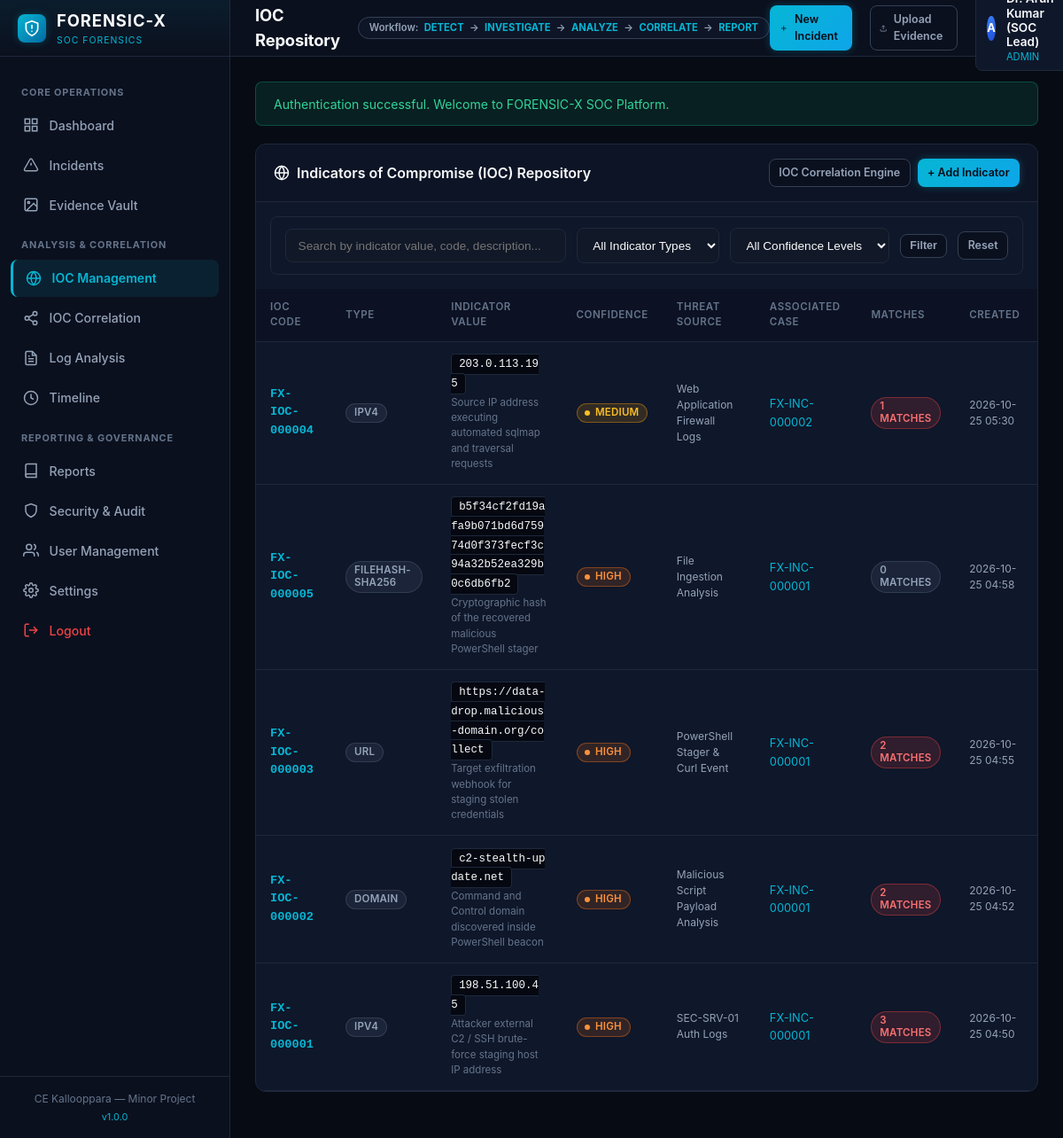
The app's page /ioc (signed in) with its own data.
### tables this page shows
CREATE TABLE iocs (
    id INT AUTO_INCREMENT PRIMARY KEY,
    ioc_code VARCHAR(20) NOT NULL UNIQUE,
    indicator_type ENUM('IPv4', 'IPv6', 'Domain', 'URL', 'FileHash-SHA256', 'FileHash-MD5') NOT NULL,
    value VARCHAR(500) NOT NULL,
    description TEXT NULL,
    confidence ENUM('Low', 'Medium', 'High') NOT NULL DEFAULT 'Medium',
    threat_source VARCHAR(150) NULL,
    first_seen DATETIME NULL,
    last_seen DATETIME NULL,
    incident_id INT NULL,
    created_by INT NOT NULL,
    created_at DATETIME NOT NULL DEFAULT CURRENT_TIMESTAMP,
    updated_at DATETIME NOT NULL DEFAULT CURRENT_TIMESTAMP ON UPDATE CURRENT_TIMESTAMP,
    INDEX idx_ioc_type (indicator_type),
    INDEX idx_ioc_value (value(191)),
    INDEX idx_ioc_incident (incident_id),
    CONSTRAINT fk_ioc_incident FOREIGN KEY (incident_id) REFERENCES incidents (id) ON DELETE SET NULL,
    CONSTRAINT fk_ioc_creator FOREIGN KEY (created_by) REFERENCES users (id)
);

CREATE TABLE incidents (
    id INT AUTO_INCREMENT PRIMARY KEY,
    incident_code VARCHAR(20) NOT NULL UNIQUE,
    title VARCHAR(200) NOT NULL,
    description TEXT NOT NULL,
    category VARCHAR(60) NOT NULL,
    severity ENUM('Low', 'Medium', 'High', 'Critical') NOT NULL DEFAULT 'Medium',
    status ENUM('Open', 'Investigating', 'Contained', 'Resolved', 'Closed') NOT NULL DEFAULT 'Open',
    assigned_to INT NULL,
    detected_at DATETIME NOT NULL,
    source VARCHAR(100) NOT NULL,
    affected_system VARCHAR(150) NOT NULL,
    tags VARCHAR(255) NULL,
    findings_notes TEXT NULL,
    created_by INT NOT NULL,
    created_at DATETIME NOT NULL DEFAULT CURRENT_TIMESTAMP,
    updated_at DATETIME NOT NULL DEFAULT CURRENT_TIMESTAMP ON UPDATE CURRENT_TIMESTAMP,
    INDEX idx_inc_severity (severity),
    INDEX idx_inc_status (status),
    INDEX idx_inc_assigned (assigned_to),
    INDEX idx_inc_detected (detected_at),
    CONSTRAINT fk_inc_assigned FOREIGN KEY (assigned_to) REFERENCES users (id) ON DELETE SET NULL,
    CONSTRAINT fk_inc_creator FOREIGN KEY (created_by) REFERENCES users (id)
);

### src/Auth.php (called while the page is built, shortened)
<?php
class Auth {
    public static function check(): bool {
        return isset($_SESSION['user_id']);
    }
    public static function role(): ?string {
        return $_SESSION['user_data']['role'] ?? null;
    }
    public static function can(string $action): bool {
        $role = self::role();
        if ($role === ROLE_ADMIN) {
            return true;
        }
    }
}

### src/Helpers/Security.php (called while the page is built, shortened)
<?php
class Security {
    public static function e(?string $value): string {
        return htmlspecialchars($value, ENT_QUOTES | ENT_SUBSTITUTE | ENT_HTML5, 'UTF-8');
    }
}

### src/Models/IOC.php (called while the page is built, shortened)
<?php
class IOC {
    public static function getAll(array $filters = [], int $limit = 50, int $offset = 0): array {
        $db = Database::getConnection();
        $sql = "
            SELECT i.*,
                   inc.incident_code,
                   inc.title AS incident_title,
                   u.username AS creator_username,
                   (SELECT COUNT(*) FROM correlation_matches WHERE ioc_id = i.id) AS match_count
            FROM iocs i
            LEFT JOIN incidents inc ON i.incident_id = inc.id
            LEFT JOIN users u ON i.created_by = u.id
            WHERE 1=1
        ";
        $params = [];
        $sql .= " ORDER BY i.created_at DESC LIMIT :limit OFFSET :offset";
        $stmt = $db->prepare($sql);
        $stmt->bindValue(':limit', $limit, PDO::PARAM_INT);
        $stmt->bindValue(':offset', $offset, PDO::PARAM_INT);
        $stmt->execute();
        return $stmt->fetchAll();
    }
}

### views/ioc/index.php (the view, shortened to what this page needs)
<div class="card">
    <div class="card-header">
        <div class="card-title">
            <svg width="18" height="18" viewBox="0 0 24 24" fill="none" stroke="currentColor" stroke-width="2"><circle cx="12" cy="12" r="10"/><line x1="2" y1="12" x2="22" y2="12"/><path d="M12 2a15.3 15.3 0 0 1 4 10 15.3 15.3 0 0 1-4 10 15.3 15.3 0 0 1-4-10 15.3 15.3 0 0 1 4-10z"/></svg>
            Indicators of Compromise (IOC) Repository
        </div>
        <div style="display: flex; gap: 0.5rem;">
            <a href="/ioc/correlate" class="btn btn-secondary btn-sm">
                IOC Correlation Engine
            </a>
            <?php if (Auth::can('manage_iocs')): ?>
            <a href="/ioc/create" class="btn btn-primary btn-sm">
                + Add Indicator
            </a>
            <?php endif; ?>
        </div>
    </div>
    <form method="GET" action="/ioc" class="filter-bar" style="margin: 1rem; border-radius: var(--radius-md);">
        <div style="flex: 1; min-width: 200px;">
            <input type="text" name="search" class="form-control" placeholder="Search by indicator value, code, description..." value="<?= Security::e($filters['search'] ?? '') ?>">
        </div>
        <div>
            <select name="type" class="form-control">
                <option value="">All Indicator Types</option>
            </select>
        </div>
        <div>
            <select name="confidence" class="form-control">
                <option value="">All Confidence Levels</option>
            </select>
        </div>
        <button type="submit" class="btn btn-secondary btn-sm">Filter</button>
        <a href="/ioc" class="btn btn-secondary btn-sm">Reset</a>
    </form>
    <div class="table-responsive">
        <table class="data-table">
            <thead>
                <tr>
                    <th>IOC Code</th>
                    <th>Type</th>
                    <th>Indicator Value</th>
                    <th>Confidence</th>
                    <th>Threat Source</th>
                    <th>Associated Case</th>
                    <th>Matches</th>
                    <th>Created</th>
                </tr>
            </thead>
            <tbody>
                <?php if (empty($iocs)): ?>
                <tr>
                    <td colspan="8" style="text-align: center; padding: 2rem; color: var(--text-muted);">
                        No indicators recorded in the local repository.
                    </td>
                </tr>
                <?php else: ?>
                    <?php foreach ($iocs as $ioc): ?>
                    <tr>
                        <td style="font-family: monospace; color: var(--cyan-primary); font-weight: 700;">
                            <?= Security::e($ioc['ioc_code']) ?>
                        </td>
                        <td><span class="badge badge-neutral"><?= Security::e($ioc['indicator_type']) ?></span></td>
                        <td>
                            <span class="code-block" style="color: #F8FAFC;"><?= Security::e($ioc['value']) ?></span>
                            <?php if (!empty($ioc['description'])): ?>
                            <div style="font-size: 0.72rem; color: var(--text-muted); margin-top: 0.2rem;"><?= Security::e($ioc['description']) ?></div>
                            <?php endif; ?>
                        </td>
                        <td><?= View::severityBadge($ioc['confidence']) ?></td>
                        <td style="font-size: 0.75rem; color: var(--text-secondary);"><?= Security::e($ioc['threat_source'] ?: 'Manual Triage') ?></td>
                        <td>
                            <?php if ($ioc['incident_id']): ?>
                            <a href="/incidents/view?id=<?= (int)$ioc['incident_id'] ?>" style="color: var(--cyan-primary); text-decoration: none; font-size: 0.8rem;">
                                <?= Security::e($ioc['incident_code']) ?>
                            </a>
                            <?php else: ?>
                            <span style="color: var(--text-muted); font-size: 0.8rem;">Global</span>
                            <?php endif; ?>
                        </td>
                        <td>
                            <span class="badge <?= (int)$ioc['match_count'] > 0 ? 'badge-critical' : 'badge-neutral' ?>">
                                <?= (int)$ioc['match_count'] ?> Matches
                            </span>
                        </td>
                        <td style="font-size: 0.75rem;"><?= date('Y-m-d H:i', strtotime($ioc['created_at'])) ?></td>
                    </tr>
                    <?php endforeach; ?>
                <?php endif; ?>
            </tbody>
        </table>
    </div>
</div>

### src/Helpers/View.php (shortened to what this page needs)
<?php
class View {
    public static function render(string $viewPath, array $data = [], string $layout = 'main'): void {
        extract($data);
        $fullViewFile = BASE_PATH . '/views/' . ltrim($viewPath, '/') . '.php';
        require $fullViewFile;
        $content = ob_get_clean();
        $layoutFile = BASE_PATH . '/views/layouts/' . $layout . '.php';
        if (file_exists($layoutFile)) {
            require $layoutFile;
        } else {
            echo $content;
        }
    }
    public static function severityBadge(string $severity): string {
        $colors = [
            'Critical' => 'badge-critical',
            'High'     => 'badge-high',
            'Medium'   => 'badge-medium',
            'Low'      => 'badge-low',
        ];
        $class = $colors[$severity] ?? 'badge-medium';
        return '<span class="badge ' . $class . '"><i class="dot"></i>' . htmlspecialchars($severity) . '</span>';
    }
}

### public/assets/css/style.css (style rules this page uses)
:root { --bg-base: #070B14; --bg-surface: #0B101E; --bg-card: #0F172A; --bg-card-hover: #162038; --bg-input: #111827; --border-color: #1E293B; --border-highlight: #334155; --text-primary: #F8FAFC; --text-secondary: #94A3B8; --text-muted: #64748B; --cyan-primary: #06B6D4; --cyan-glow: rgba(6, 182, 212, 0.25); --blue-accent: #0EA5E9; --blue-dark: #0369A1; --status-critical: #EF4444; --status-high: #F97316; --status-medium: #F59E0B; --status-low: #3B82F6; --status-success: #10B981; --sidebar-width: 260px; --header-height: 64px; --radius-sm: 4px; --radius-md: 8px; --radius-lg: 12px; --transition-fast: 0.15s ease-in-out; }
* { box-sizing: border-box; margin: 0; padding: 0; }
body { font-family: -apple-system, BlinkMacSystemFont, "Segoe UI", Roboto, "Helvetica Neue", Arial, sans-serif; background-color: var(--bg-base); color: var(--text-primary); line-height: 1.5; min-height: 100vh; display: flex; font-size: 14px; }
.card { background-color: var(--bg-card); border: 1px solid var(--border-color); border-radius: var(--radius-lg); margin-bottom: 1.5rem; overflow: hidden; }
.card-header { padding: 1rem 1.25rem; border-bottom: 1px solid var(--border-color); display: flex; align-items: center; justify-content: space-between; background-color: rgba(11, 16, 30, 0.4); }
.card-title { font-size: 1rem; font-weight: 600; display: flex; align-items: center; gap: 0.5rem; }
.btn { display: inline-flex; align-items: center; justify-content: center; gap: 0.45rem; padding: 0.55rem 1rem; font-size: 0.85rem; font-weight: 600; border-radius: var(--radius-md); cursor: pointer; text-decoration: none; border: 1px solid transparent; transition: all var(--transition-fast); }
.btn-primary { background: linear-gradient(135deg, var(--cyan-primary) 0%, var(--blue-accent) 100%); color: #070B14; box-shadow: 0 0 10px rgba(6, 182, 212, 0.3); }
.btn-secondary { background-color: var(--bg-surface); color: var(--text-secondary); border-color: var(--border-highlight); }
.btn-sm { padding: 0.35rem 0.65rem; font-size: 0.78rem; }
.table-responsive { width: 100%; overflow-x: auto; }
.data-table { width: 100%; border-collapse: collapse; font-size: 0.85rem; text-align: left; }
.data-table th { padding: 0.75rem 1rem; background-color: rgba(11, 16, 30, 0.6); color: var(--text-muted); font-weight: 600; text-transform: uppercase; font-size: 0.72rem; letter-spacing: 0.05em; border-bottom: 1px solid var(--border-color); }
.data-table td { padding: 0.85rem 1rem; border-bottom: 1px solid var(--border-color); color: var(--text-secondary); vertical-align: middle; }
.badge { display: inline-flex; align-items: center; gap: 0.35rem; padding: 0.2rem 0.55rem; border-radius: 9999px; font-size: 0.72rem; font-weight: 600; line-height: 1.2; text-transform: uppercase; letter-spacing: 0.02em; }
.badge-critical { background: rgba(239, 68, 68, 0.15); color: #F87171; border: 1px solid rgba(239, 68, 68, 0.4); }
.badge-high { background: rgba(249, 115, 22, 0.15); color: #FB923C; border: 1px solid rgba(249, 115, 22, 0.4); }
.badge-medium { background: rgba(245, 158, 11, 0.15); color: #FBBF24; border: 1px solid rgba(245, 158, 11, 0.4); }
.badge-closed, .badge-neutral { background: rgba(100, 116, 139, 0.15); color: #94A3B8; border: 1px solid rgba(100, 116, 139, 0.3); }
.dot { width: 6px; height: 6px; border-radius: 50%; background-color: currentColor; }
.form-control { width: 100%; padding: 0.65rem 0.85rem; background-color: var(--bg-input); border: 1px solid var(--border-color); border-radius: var(--radius-md); color: var(--text-primary); font-size: 0.85rem; transition: border-color var(--transition-fast); }
.filter-bar { display: flex; flex-wrap: wrap; align-items: center; gap: 0.75rem; margin-bottom: 1.25rem; background-color: var(--bg-card); padding: 0.75rem 1rem; border: 1px solid var(--border-color); border-radius: var(--radius-lg); }
.code-block { background-color: #050811; border: 1px solid var(--border-color); border-radius: var(--radius-sm); padding: 0.25rem 0.5rem; font-family: ui-monospace, SFMono-Regular, Menlo, Monaco, Consolas, monospace; font-size: 0.78rem; color: #38BDF8; word-break: break-all; }

### records on screen
iocs: ioc_code "FX-IOC-000004", indicator_type "IPV4", value "203.0.113.195", description "Source IP address executing automated sqlmap and traversal requests", confidence "MEDIUM", threat_source "Web Application Firewall Logs", incident.incident_code "FX-INC-000002", match_count "1", created_at "2026-10-25 05:30"
iocs: ioc_code "FX-IOC-000005", indicator_type "FILEHASH-SHA256", value "b5f34cf2fd19afa9b071bd6d75974d0f373fecf3c94a32b52ea329b0c6db6fb2", description "Cryptographic hash of the recovered malicious PowerShell stager", confidence "HIGH", threat_source "File Ingestion Analysis", incident.incident_code "FX-INC-000001", match_count "0", created_at "2026-10-25 04:58"
iocs: ioc_code "FX-IOC-000003", indicator_type "URL", value "https://data-drop.malicious-domain.org/collect", description "Target exfiltration webhook for staging stolen credentials", confidence "HIGH", threat_source "PowerShell Stager & Curl Event", incident.incident_code "FX-INC-000001", match_count "2", created_at "2026-10-25 04:55"
iocs: ioc_code "FX-IOC-000002", indicator_type "DOMAIN", value "c2-stealth-update.net", description "Command and Control domain discovered inside PowerShell beacon", confidence "HIGH", threat_source "Malicious Script Payload Analysis", incident.incident_code "FX-INC-000001", match_count "2", created_at "2026-10-25 04:52"
iocs: ioc_code "FX-IOC-000001", indicator_type "IPV4", value "198.51.100.45", description "Attacker external C2 / SSH brute-force staging host IP address", confidence "HIGH", threat_source "SEC-SRV-01 Auth Logs", incident.incident_code "FX-INC-000001", match_count "3", created_at "2026-10-25 04:50"

### other values on screen
APP_NAME "FORENSIC-X"
APP_VERSION "1.0.0"
Security::e($pageTitle) "IOC Repository"
substr($user['username'] ?? 'U', 0, 1) "A"
Security::e($user['role'] ?? '') "ADMIN"
Security::e($flash['message']) "Authentication successful. Welcome to FORENSIC-X SOC Platform."
